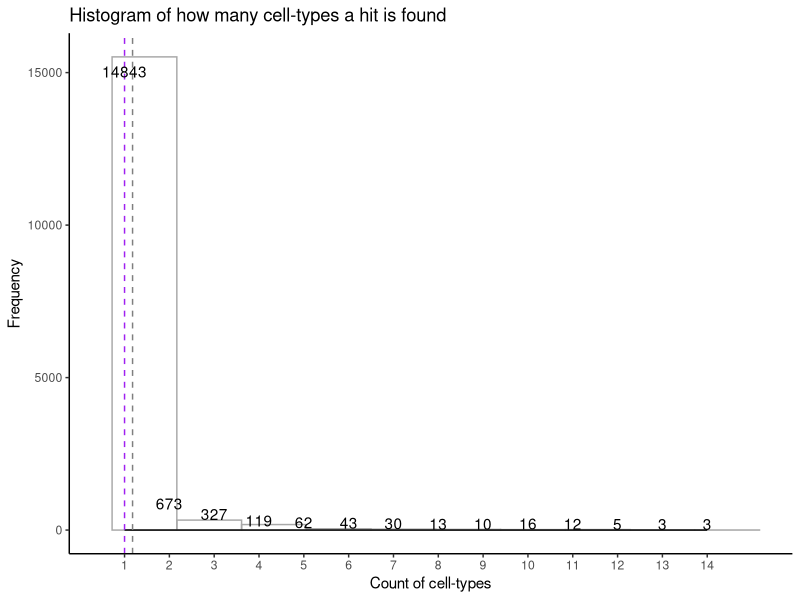

Write R code to recreate this figure. (Note: this script raises an error after producing the figure.)
## ---- chunk 1
knitr::opts_chunk$set(echo = TRUE)
## ---- chunk 2
dt <- read.table("c.txt", header = T)

library(ggplot2)

hist_ctype<-ggplot(dt, aes(x=Freq)) +
  geom_histogram(position="identity", alpha=0.5,bins = 10,color = 'darkgrey', fill = NA)+ #,color = 'black', fill = NA
  geom_density(alpha=0.2)+
  geom_vline(data=dt, aes(xintercept=median(Freq)),color="purple",
             linetype="dashed")+
  geom_vline(data=dt, aes(xintercept=mean(Freq),color="grey"),
             linetype="dashed", show.legend=TRUE)+
  scale_color_manual(name = "Statistics", values = c(Median = "purple", Mean = "grey"))+ #adds legend
  stat_bin(binwidth=1, geom="text", aes(label=after_stat(count)), vjust=0)+ #adds txt/freq on each bar
  scale_x_continuous(breaks = seq(1,14, by = 1)) + #adds all values of x
  labs(title="Histogram of how many cell-types a hit is found",x="Count of cell-types", y = "Frequency")+
  theme_classic() 
## ---- chunk 3
plot(hist_ctype)
## ---- chunk 4
d<-read.csv("d.csv", header = T)

library(ggplot2)

plotsvec<-vector("list",length=length(unique(d$cell_type)))
for (i in unique(d$cell_type)) {   #could also use levels(d$cell_type) as it is a factor
  p<-ggplot(d[d$cell_type==i,], aes(x = bp_flat, y = gbp_flat))+
    geom_pointdensity(na.rm = T) +
    scale_color_viridis(direction = 1, alpha = 0.35,option = "H")+
    geom_vline(aes(xintercept = length_flat), data = gChr_lengths,na.rm = T) +
    scale_y_continuous(breaks = axis_coordgChr,
                       labels = gChr_lengths$gChr,
                       limits = c(0, max(gChr_lengths$length_flat))) +
    scale_x_continuous(breaks = axis_coordChr,
                       labels = Chr_lengths$Chr,
                       limits = c(0, max(Chr_lengths$length_flat))) +
    ylab("Expressed Gene Chromossomic Start Location") + xlab ("eQTL Chromossomic Location") + 
    ggtitle (i)+ theme_bw()
  
  plotsvec[[i]]<-p
}
plotsvec[1:15]<-NULL #because it was adding 15 extra NULL lists int he beginning for some reason
summary(plotsvec)


## ---- chunk 5
plotsvec 
## ---- chunk 6

# Facet wrap####
library(ggplot2)
p<-ggplot(d, aes(x = bp_flat, y = gbp_flat))+
    facet_wrap(cell_type ~ .,scales = "free", ncol = 3)+ #this separate plots by cell types, facet_wrap is used for a variable with many levels
    geom_pointdensity() +
    scale_color_viridis(direction = 1, alpha = 0.35,option = "H")+
    geom_vline(aes(xintercept = length_flat), data = gChr_lengths) +
    scale_y_continuous(breaks = axis_coordgChr,
                       labels = gChr_lengths$gChr,
                       limits = c(0, max(gChr_lengths$length_flat))) +
    scale_x_continuous(breaks = axis_coordChr,
                       labels = Chr_lengths$Chr,
                       limits = c(0, max(Chr_lengths$length_flat))) +
    ylab("Expressed Gene Chromossomic Start Location") + xlab ("eQTL Chromossomic Location") + 
    ggtitle ("Cis-trans regulatory locations by cell-type")+ theme_bw()
  
 # Density of associations across cell types (visualysing the count (density) of dots inside hexagonal areas)
p2<-ggplot(d, aes(x = bp_flat, y = gbp_flat))+
    facet_wrap(cell_type ~ .,scales = "free", ncol = 3)+ #this separate plots by cell types, facet_wrap is used for a variable with many levels
  geom_hex (bins=3, aes(alpha= ..count..))+
  # scale_color_viridis(direction = 1, alpha = 0.35,option = "H")+
    geom_vline(aes(xintercept = length_flat), data = gChr_lengths) +
    scale_y_continuous(breaks = axis_coordgChr,
                       labels = gChr_lengths$gChr,
                       limits = c(0, max(gChr_lengths$length_flat))) +
    scale_x_continuous(breaks = axis_coordChr,
                       labels = Chr_lengths$Chr,
                       limits = c(0, max(Chr_lengths$length_flat))) +
    ylab("Expressed Gene Chromossomic Start Location") + xlab ("eQTL Chromossomic Location") + 
    ggtitle ("Cis-trans regulatory locations by cell-type")+ theme_bw()

## ---- chunk 7
#Facet wrap - within cell-type patters
plot(p) 

## ---- chunk 8
#Density of dots across all cell types
plot(p2)
